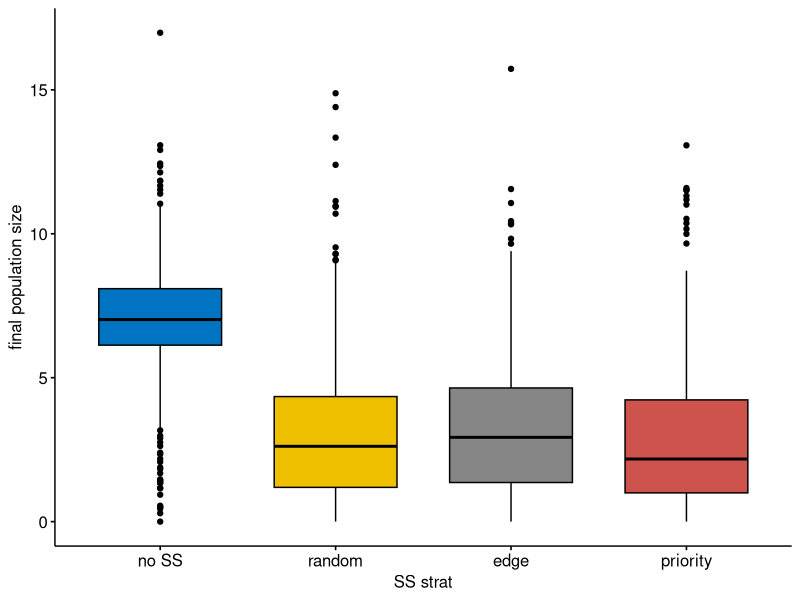

This chart was generated by the following R code: (Note: this script raises an error after producing the figure.)
library(ggplot2)
library(cowplot)
library(stringr)
library(ggpubr)
library(tidyr)
library(dplyr) 

#read in the data
# setwd("E:/CWD_Modeling/Metapop_Model/Simulation_outputs/LA05/noSS_lowBR")
setwd("~/Desktop/CWD_Modeling")
noSS.data = read.csv("noSS_medBR_slowShed_output.csv")
noSS.data$SS.strat = "no SS"

# setwd("E:/CWD_Modeling/Metapop_Model/Simulation_outputs/LA05/randomSS_LA05_lowBR")
# setwd("E:/CWD_Modeling/Metapop_Model/Simulation_outputs/LA05/randomSS_LA05_lowBR")
setwd("~/Desktop/CWD_Modeling")
randomSS.data = read.csv("randomSS_output_LA05_medBR_slowShed.csv")
randomSS.data$SS.strat = "random"

# setwd("E:/CWD_Modeling/Metapop_Model/Simulation_outputs/LA05/edgeSS_LA05_lowBR")
# setwd("E:/CWD_Modeling/Metapop_Model/Simulation_outputs/LA05/edgeSS_LA05_lowBR")
setwd("~/Desktop/CWD_Modeling")
edgeSS.data = read.csv("edgeSS_output_LA05_medBR_slowShed.csv")
edgeSS.data$SS.strat = "edge"

# setwd("E:/CWD_Modeling/Metapop_Model/Simulation_outputs/LA05/prioritySS_LA05_lowBR")
# setwd("E:/CWD_Modeling/Metapop_Model/Simulation_outputs/LA05/prioritySS_LA05_lowBR")
setwd("~/Desktop/CWD_Modeling")
prioritySS.data = read.csv("prioritySS_output_LA05_medBR_slowShed.csv")
prioritySS.data$SS.strat = "priority"

# allSS.LA05.data = rbind(noSS.data, randomSS.data, edgeSS.data, prioritySS.data, edge20SS.data)
allSS.LA05.data = rbind(noSS.data,  edgeSS.data, prioritySS.data, randomSS.data)
allSS.LA05.data$SS.strat = factor(allSS.LA05.data$SS.strat, levels = c("no SS", "random", "edge", "priority"), 
                                 order = TRUE)
allSS.LA05.data$LA = 0.5
allSS.LA05.data.endemic = subset(allSS.LA05.data, final.prev>0)

allSS.LA05.data.endemic$final.prev.pcent = allSS.LA05.data.endemic$final.prev*100

setwd("~/Desktop/CWD_Modeling")
write.csv(allSS.LA05.data, "allSS_LA05_medBR_slowShed_data.csv", row.names = FALSE)

#Plots

########################
#Final prevalence
########################
final.prev.aov = aov(final.prev.pcent~SS.strat, data = allSS.LA05.data.endemic)
summary(final.prev.aov)
TukeyHSD(final.prev.aov)
summary(kruskal.test(final.prev ~ SS.strat, data = allSS.LA05.data.endemic))

fp.means = aggregate(allSS.LA05.data.endemic, final.prev.pcent~SS.strat, mean)
pcent.change = NA
for(i in 2:4){
  pcent.change[i] = (fp.means[i,2] - fp.means[1,2])/fp.means[1,2]*100
}

fp.means$pcent.change = pcent.change

endemic.counts = as.data.frame(table(allSS.LA05.data.endemic$SS.strat))
names(endemic.counts) = c("SS.strat","count")

fp.plot = ggboxplot(allSS.LA05.data.endemic, x = "SS.strat", y = "final.prev.pcent", 
                    color = "black", fill = "SS.strat", palette = "jco") + 
  # stat_compare_means(comparisons = my_comparisons, label="p.signif") + 
  theme_cowplot() +
  ylab("final prevalence %") + xlab("SS strategy") + theme(legend.position = "none") + 
  geom_point(data = fp.means, aes(x = SS.strat, y = final.prev.pcent), shape = 3, size = 3, position = position_dodge(width = 0.75)) +
  geom_text(data = endemic.counts, aes(x = SS.strat, y = 15.7, col = SS.strat, label = count), position = position_dodge(width = .75), show.legend = FALSE) +
  geom_text(data = fp.means, aes(x = SS.strat, y = 15.4, col = SS.strat, label = round(final.prev.pcent, 3)), position = position_dodge(width = 0.75), show.legend = FALSE) +
  geom_text(data = fp.means, aes(x = SS.strat, y = 15.1, col = SS.strat, label = round(pcent.change, 1)), position = position_dodge(width = .75), show.legend = FALSE) 

allSS.LA05.data.endemic.sub = subset(allSS.LA05.data.endemic, SS.strat != "no SS")
fp.means.sub = subset(fp.means, SS.strat != "no SS")
allSS.LA05.data.endemic.sub$SS.strat = factor(allSS.LA05.data.endemic.sub$SS.strat, levels = c("random", "edge", "priority"), 
                                             order = TRUE)
fp.plot.inset = ggboxplot(allSS.LA05.data.endemic.sub, x = "SS.strat", y = "final.prev.pcent", 
                          color = "black", fill = "SS.strat", palette = "jco") + 
  # stat_compare_means(comparisons = my_comparisons, label="p.signif") + 
  theme_cowplot() +
  ylab("final prevalence %") + xlab("SS strategy") + theme(legend.position = "none") + 
  geom_point(data = fp.means.sub, aes(x = SS.strat, y = final.prev.pcent), shape = 3, size = 3, position = position_dodge(width = 0.75)) +
  coord_cartesian(ylim = c(-0, 0.15)) +
  theme(axis.title = element_blank(), axis.text.x = element_blank(),
        axis.text.y = element_text(margin = margin(l = 5, r = -31))) +
  scale_fill_manual(values = c("#EFC000FF", "#868686FF", "#CD534CFF")) +
  scale_color_manual(values = c("#EFC000FF", "#868686FF", "#CD534CFF"))


fp.plot2 = fp.plot +
  draw_plot(fp.plot.inset, x = 1.35, y = 2, width = 3.35, height = 12.0)
#########################
#final spread area
#########################
sa.means = aggregate(allSS.LA05.data.endemic, final.spread.area~SS.strat, mean)
pcent.change = NA
for(i in 2:4){
  pcent.change[i] = (sa.means[i,2]-sa.means[1,2])/sa.means[1,2]*100
}

sa.means$pcent.change = pcent.change

sa.plot = ggboxplot(allSS.LA05.data.endemic, x = "SS.strat", y = "final.spread.area", 
                    color = "black", fill = "SS.strat", palette = "jco") + 
  # stat_compare_means(comparisons = my_comparisons, label="p.signif") + 
  theme_cowplot() +
  ylab("area of spread (km2)") + xlab("SS strategy") + theme(legend.position = "none") + 
  geom_point(data = sa.means, aes(x = SS.strat, y = final.spread.area), shape = 3, size = 3, position = position_dodge(width = 0.75)) +
  geom_text(data = sa.means, aes(x = SS.strat, y = 4950, col = SS.strat, label = round(final.spread.area, 3)), position = position_dodge(width = 0.75), show.legend = FALSE) +
  geom_text(data = sa.means, aes(x = SS.strat, y = 4850, col = SS.strat, label = round(pcent.change, 1)), position = position_dodge(width = .75), show.legend = FALSE) 

sa.means.sub = subset(sa.means, SS.strat != "no SS")

sa.plot.inset = ggboxplot(allSS.LA05.data.endemic.sub, x = "SS.strat", y = "final.spread.area", 
                          color = "black", fill = "SS.strat", palette = "jco") + 
  # stat_compare_means(comparisons = my_comparisons, label="p.signif") + 
  theme_cowplot() +
  ylab("final prevalence %") + xlab("SS strategy") + theme(legend.position = "none") + 
  geom_point(data = sa.means.sub, aes(x = SS.strat, y = final.spread.area), shape = 3, size = 3, position = position_dodge(width = 0.75)) +
  coord_cartesian(ylim = c(0, 1500)) +
  theme(axis.title = element_blank(), axis.text.x = element_blank(),
        axis.text.y = element_text(margin = margin(l = 5, r = -31))) +
  scale_fill_manual(values = c("#EFC000FF", "#868686FF", "#CD534CFF")) +
  scale_color_manual(values = c("#EFC000FF", "#868686FF", "#CD534CFF"))


sa.plot2 = sa.plot +
  draw_plot(sa.plot.inset, x = 1.3, y = 1500, width = 3.35, height = 3000.0)
##################
#prev rate
##################
pr.plot = ggboxplot(allSS.LA05.data.endemic, x = "SS.strat", y = "mean.prev.rate",
                    color = "black", fill = "SS.strat", palette = "jco") + 
  # stat_compare_means(comparisons = my_comparisons, label="p.signif") + theme_cowplot() +
  ylab(expression(Delta * " prevalence")) + xlab("SS strat") + 
  theme(legend.position = "none")

##################
#spread rate
##################
sr.plot = ggboxplot(allSS.LA05.data.endemic, x = "SS.strat", y = "spread.area.rate",
                    color = "black", fill = "SS.strat", palette = "jco") + 
  # stat_compare_means(comparisons = my_comparisons, label="p.signif") + theme_cowplot() +
  ylab(expression(Delta * " area (km" ^ 2*")")) + xlab("SS strat") + 
  theme(legend.position = "none")

##################
#final population size
##################
finalpop.plot = ggboxplot(allSS.LA05.data.endemic, x = "SS.strat", y = "final.pop",
                          color = "black", fill = "SS.strat", palette = "jco") + 
  # stat_compare_means(comparisons = my_comparisons, label="p.signif") + theme_cowplot() +
  ylab("final population size") + xlab("SS strat") + 
  theme(legend.position = "none")

##################
#I distance
##################
ID.plot = ggboxplot(allSS.LA05.data.endemic, x = "SS.strat", y = "mean.I.dist",
                    color = "black", fill = "SS.strat", palette = "jco") + 
  # stat_compare_means(comparisons = my_comparisons, label="p.signif") + theme_cowplot() +
  ylab("maximum infected distance from center") + xlab("SS strat") + 
  theme(legend.position = "none")

ggboxplot(allSS.LA05.data.endemic, x = "SS.strat", y = "std.I.dist",
          color = "black", fill = "SS.strat", palette = "jco") + 
  # stat_compare_means(comparisons = my_comparisons, label="p.signif") + theme_cowplot() +
  ylab("final population size") + xlab("SS strat") + 
  theme(legend.position = "none")

#######################
#Prop of infected cells
#######################
propinfcell.plot = ggboxplot(allSS.LA05.data.endemic, x = "SS strat", y = "final.number.I.cells",
                             color = "black", fill = "SS.strat", palette = "jco") + 
  # stat_compare_means(comparisons = my_comparisons, label="p.signif") + theme_cowplot() +
  ylab("number of cells with infected individuals") + xlab("SS strat") + 
  theme(legend.position = "none")

########################################
#boxplots of SS individual proportions
########################################
allSS.LA05.data.endemic.tall = gather(allSS.LA05.data.endemic, key = "SS_group", value = "num_rem", final.SS.S.prop:final.SS.I.prop)

SS.plot = ggboxplot(allSS.LA05.data.endemic.tall, x = "SS_group", y = "num_rem",
                    color = "black", fill = "SS.strat", palette = c("#EFC000FF", "#868686FF", "#CD534CFF", "#7AA6DCFF")) + 
  # stat_compare_means(comparisons = my_comparisons, label="p.signif") + theme_cowplot() +
  ylab("proportion of removed individuals") + xlab("individuals removed") + 
  theme(legend.position = "inside", legend.position.inside =  c(0.85, 0.85)) +
  scale_x_discrete(labels= c("susceptible", "exposed", "infectious")) 
SS.plot

##########################################
#Inf. Fam. Prev.
##########################################

inffam.plot = ggboxplot(allSS.LA05.data.endemic, x = "SS.strat", y = "mean.inf.fams.prev",
                        color = "black", fill = "SS.strat", palette = "jco") + 
  # stat_compare_means(comparisons = my_comparisons, label="p.signif") + theme_cowplot() +
  ylab("inf. family prev.") + xlab("SS strategy") + 
  theme(legend.position = "none")

chull.plot = ggboxplot(allSS.LA05.data.endemic, x = "SS.strat", y = "mean.chull.fams.prev",
                       color = "black", fill = "SS.strat", palette = "jco") + 
  # stat_compare_means(comparisons = my_comparisons, label="p.signif") + theme_cowplot() +
  ylab("inf. chull family prev.") + xlab("SS strategy") + 
  theme(legend.position = "none")

chullI.plot = ggboxplot(allSS.LA05.data.endemic, x = "SS.strat", y = "mean.chull.fams.prev.I",
                        color = "black", fill = "SS.strat", palette = "jco") + 
  # stat_compare_means(comparisons = my_comparisons, label="p.signif") + theme_cowplot() +
  ylab("inf. chull family prev.") + xlab("SS strategy") + 
  theme(legend.position = "none")

chullI.plot
###############################################
#Combine plots
###############################################

ggarrange(fp.plot2, sa.plot2, nrow = 2, common.legend = TRUE)

ggarrange(pr.plot, sr.plot,
          finalpop.plot, ID.plot,
          inffam.plot, chull.plot, nrow = 3, ncol = 2, common.legend = TRUE)


############################################
#GLM
#############################################
glm.data = allSS.LA05.data.endemic
glm.data$SS.strat = factor(glm.data$SS.strat, ordered = FALSE)

fp.glm = glm(final.prev.pcent ~ SS.strat, data = glm.data, family = "Gamma")
sa.glm = glm(final.spread.area ~ SS.strat, data = glm.data, family = "Gamma")



###############################################
#Anova
###############################################
anova.data = allSS.LA05.data.endemic
levels(anova.data$SS.strat) = c(levels(anova.data$SS.strat))
fp.anova = aov(final.prev.pcent~SS.strat, data = anova.data)
fp.tukey = TukeyHSD(fp.anova)

fp.tukey.df = as.data.frame(fp.tukey$SS.strat)
names(fp.tukey.df)[4] = "padj"
fp.tukey.df = cbind(fp.tukey.df, data.frame(rw = rownames(fp.tukey$SS.strat)))
fp.tukey.df = separate(fp.tukey.df, rw, into = c("var1","var2"), sep = "-", extra = "merge")
fp.tukey.df$var1 = factor(fp.tukey.df$var1, levels = c("no SS", "random", "edge",  "priority"), 
                          order = TRUE)
fp.tukey.df$var2 = factor(fp.tukey.df$var2, levels = c("no SS", "random", "edge", "priority"), 
                          order = TRUE)

fp.tukey.plot = ggplot(fp.tukey.df, aes(x = var1,y = var2, fill = padj^0.2313782))+
  geom_tile() +  scale_fill_gradientn(colours=c("firebrick","goldenrod","black","#996633"),
                                      values=c(0,0.0499,0.05,1)^ 0.2313782,
                                      na.value="white", guide="colourbar",
                                      name="P-value",limits=c(0,1),breaks=c(0,0.05,1)^ 0.2313782, 
                                      labels=c(0,0.05,1)) +
  geom_text(aes(label = round(padj, 3)), color = "white") +
  theme_cowplot() + xlab("strategy 1") + ylab("strategy 2")

fp.tukey.plot
